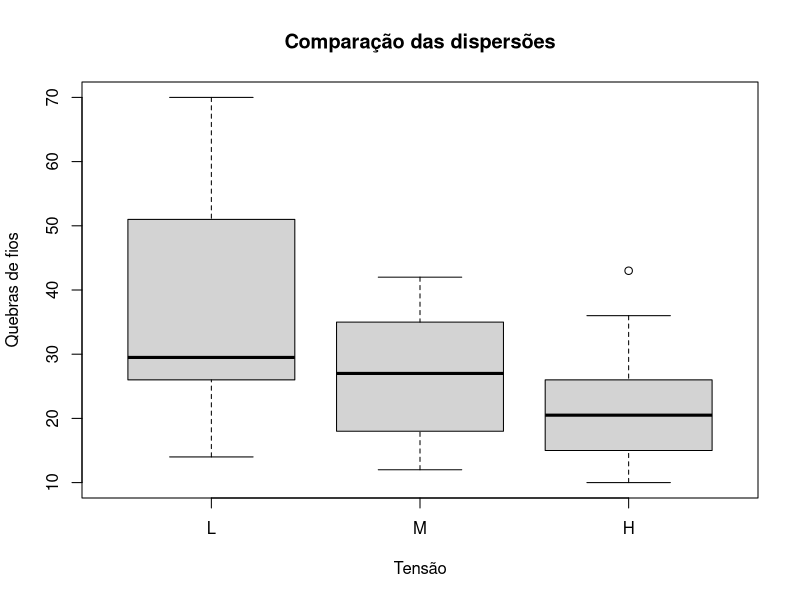

Recreate this plot in R.
# Bartlett ----

# Ajuste e resultados ----
by(warpbreaks$breaks, warpbreaks$tension, shapiro.test)
print(bartlett.test(breaks ~ tension, data = warpbreaks))

# Visualização e diagnóstico ----
boxplot(breaks ~ tension, data = warpbreaks, xlab = "Tensão", ylab = "Quebras de fios", main = "Comparação das dispersões")
